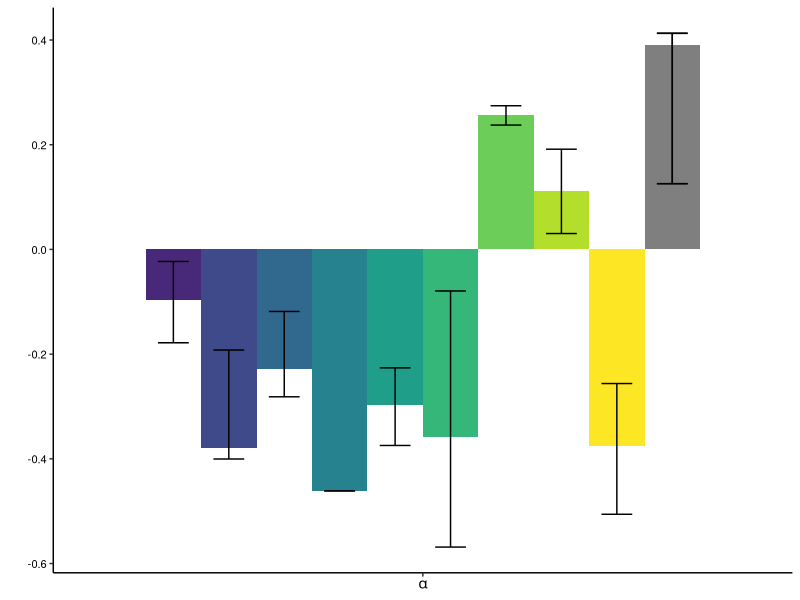

Write R code to recreate this figure.
library(ggplot2)
library(dplyr)
library(viridis)
library(gridExtra)

setwd('~/sal_enhancers/divergence')

alp <- read.csv('alpha_estimates.csv')

str(alp)
alp$region <- factor(alp$region, levels=c('intergenic', 'intergenic-enhancers', 'intron', 'intron-enhancers', 'utr', 'utr-enhancers', 'cds', 'cds-enhancers', 'all-enhancers'))
levels(alp$region) <- c('intergenic', 'H3K27ac peaks (intergenic)', 'intron', 'H3K27ac peaks (intron)', 'UTR', 'H3K27ac peaks (UTR)', 'CDS', 'H3K27ac peaks (CDS)', 'H3K27ac peaks (all)')

alp$bin <- 'alpha'

raw <- subset(alp, bs_rep==0)
bs <- subset(alp, bs_rep!=0)

cis <- summarise(group_by(bs, region),
                 lwr=quantile(alpha, 0.025), upr=quantile(alpha, 0.975))

plot_data <- full_join(raw, cis)

alpha_plot <- ggplot(plot_data, aes(x=bin, y=alpha, fill=region)) +
  geom_bar(stat='identity', position = position_dodge(width=0.9)) +
  scale_fill_manual(values=viridis(10)[2:10]) +
  geom_errorbar(aes(ymin=lwr, ymax=upr), position = position_dodge(width=0.9), width=0.5) +
  theme_classic() + labs(y='', x=expression(alpha)) +
  theme(legend.title=element_blank(),
        legend.position = 'none',
        legend.margin = margin(t = -1, r = 0, b = 2, l = -10, unit = "mm"),
        legend.text = element_text(colour = "black",size=6),
        axis.text.y = element_text(colour = "black",size=8),
        axis.text.x = element_blank(),
        strip.background = element_blank())+
  guides(fill = guide_legend(nrow = 2))

omega_cis <- summarise(group_by(bs, region),
                 lwr=quantile(omega, 0.025), upr=quantile(omega, 0.975))

plot_data <- full_join(raw, omega_cis)

omega_plot <- ggplot(plot_data, aes(x=bin, y=omega, fill=region)) +
  geom_bar(stat='identity', position = position_dodge(width=0.9)) +
  scale_fill_manual(values=viridis(10)[2:10]) +
  geom_errorbar(aes(ymin=lwr, ymax=upr), position = position_dodge(width=0.9), width=0.5) +
  theme_classic() + labs(y='', x=expression(omega[alpha])) +
  theme(legend.title=element_blank(),
        legend.position = 'none',
        legend.margin = margin(t = -1, r = 0, b = 2, l = -10, unit = "mm"),
        legend.text = element_text(colour = "black",size=6),
        axis.text.y = element_text(colour = "black",size=8),
        axis.text.x = element_blank(),
        strip.background = element_blank())+
  guides(fill = guide_legend(nrow = 2))


png('alpha.png', width=3, height=3, res=320, units='in')

#grid.arrange(alpha_plot, omega_plot, nrow=1)
alpha_plot

dev.off()